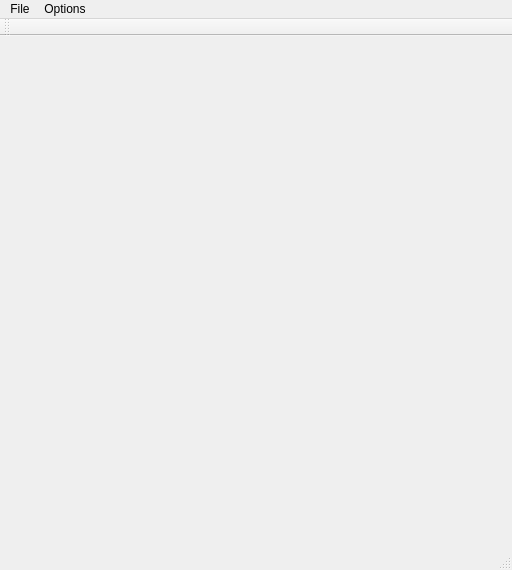
<?xml version="1.0" encoding="UTF-8"?>
<ui version="4.0">
 <class>MainWindow</class>
 <widget class="QMainWindow" name="MainWindow">
  <property name="geometry">
   <rect>
    <x>0</x>
    <y>0</y>
    <width>512</width>
    <height>525</height>
   </rect>
  </property>
  <property name="sizePolicy">
   <sizepolicy hsizetype="Preferred" vsizetype="Preferred">
    <horstretch>0</horstretch>
    <verstretch>0</verstretch>
   </sizepolicy>
  </property>
  <property name="minimumSize">
   <size>
    <width>0</width>
    <height>0</height>
   </size>
  </property>
  <property name="cursor">
   <cursorShape>ArrowCursor</cursorShape>
  </property>
  <property name="focusPolicy">
   <enum>Qt::NoFocus</enum>
  </property>
  <property name="windowTitle">
   <string>MainWindow</string>
  </property>
  <property name="tabShape">
   <enum>QTabWidget::Rounded</enum>
  </property>
  <property name="unifiedTitleAndToolBarOnMac">
   <bool>false</bool>
  </property>
  <widget class="QWidget" name="centralWidget">
   <property name="sizePolicy">
    <sizepolicy hsizetype="Expanding" vsizetype="Expanding">
     <horstretch>0</horstretch>
     <verstretch>0</verstretch>
    </sizepolicy>
   </property>
   <layout class="QVBoxLayout" name="verticalLayout" stretch="0">
    <property name="leftMargin">
     <number>0</number>
    </property>
    <property name="topMargin">
     <number>0</number>
    </property>
    <property name="rightMargin">
     <number>0</number>
    </property>
    <property name="bottomMargin">
     <number>0</number>
    </property>
    <item>
     <layout class="QHBoxLayout" name="oglScrollableContainer" stretch="0">
      <property name="spacing">
       <number>0</number>
      </property>
      <property name="sizeConstraint">
       <enum>QLayout::SetNoConstraint</enum>
      </property>
      <property name="leftMargin">
       <number>0</number>
      </property>
      <property name="topMargin">
       <number>0</number>
      </property>
      <property name="rightMargin">
       <number>0</number>
      </property>
      <property name="bottomMargin">
       <number>0</number>
      </property>
      <item>
       <widget class="GLWidget" name="openGLWidget" native="true">
        <property name="sizePolicy">
         <sizepolicy hsizetype="MinimumExpanding" vsizetype="MinimumExpanding">
          <horstretch>0</horstretch>
          <verstretch>0</verstretch>
         </sizepolicy>
        </property>
        <property name="minimumSize">
         <size>
          <width>512</width>
          <height>512</height>
         </size>
        </property>
        <property name="mouseTracking">
         <bool>true</bool>
        </property>
        <property name="focusPolicy">
         <enum>Qt::StrongFocus</enum>
        </property>
        <property name="autoFillBackground">
         <bool>false</bool>
        </property>
       </widget>
      </item>
     </layout>
    </item>
   </layout>
  </widget>
  <widget class="QMenuBar" name="menuBar">
   <property name="geometry">
    <rect>
     <x>0</x>
     <y>0</y>
     <width>514</width>
     <height>22</height>
    </rect>
   </property>
   <widget class="QMenu" name="menuFile">
    <property name="title">
     <string>File</string>
    </property>
    <addaction name="actionClose"/>
    <addaction name="separator"/>
    <addaction name="actionQuit_2"/>
   </widget>
   <widget class="QMenu" name="menuOptions">
    <property name="title">
     <string>Options</string>
    </property>
    <addaction name="actionReset"/>
   </widget>
   <addaction name="menuFile"/>
   <addaction name="menuOptions"/>
  </widget>
  <widget class="QToolBar" name="mainToolBar">
   <property name="enabled">
    <bool>true</bool>
   </property>
   <attribute name="toolBarArea">
    <enum>TopToolBarArea</enum>
   </attribute>
   <attribute name="toolBarBreak">
    <bool>false</bool>
   </attribute>
  </widget>
  <widget class="QStatusBar" name="statusBar">
   <property name="enabled">
    <bool>true</bool>
   </property>
   <property name="sizePolicy">
    <sizepolicy hsizetype="Preferred" vsizetype="Preferred">
     <horstretch>0</horstretch>
     <verstretch>0</verstretch>
    </sizepolicy>
   </property>
  </widget>
  <action name="actionOpen">
   <property name="text">
    <string>Open</string>
   </property>
   <property name="shortcut">
    <string>Ctrl+O</string>
   </property>
  </action>
  <action name="actionQuit">
   <property name="text">
    <string>Snarf</string>
   </property>
   <property name="shortcut">
    <string>Ctrl+Q</string>
   </property>
  </action>
  <action name="actionClose">
   <property name="text">
    <string>Close</string>
   </property>
  </action>
  <action name="actionNew">
   <property name="text">
    <string>New</string>
   </property>
   <property name="shortcut">
    <string>Ctrl+N</string>
   </property>
  </action>
  <action name="actionReset">
   <property name="checkable">
    <bool>true</bool>
   </property>
   <property name="text">
    <string>Reset</string>
   </property>
  </action>
  <action name="actionMedian">
   <property name="checkable">
    <bool>true</bool>
   </property>
   <property name="text">
    <string>Median</string>
   </property>
  </action>
  <action name="actionFIR">
   <property name="checkable">
    <bool>true</bool>
   </property>
   <property name="text">
    <string>FIR</string>
   </property>
  </action>
  <action name="actionQuit_2">
   <property name="text">
    <string>Quit</string>
   </property>
  </action>
 </widget>
 <layoutdefault spacing="6" margin="11"/>
 <customwidgets>
  <customwidget>
   <class>GLWidget</class>
   <extends>QWidget</extends>
   <header>glwidget.h</header>
   <slots>
    <slot>setFrame(int)</slot>
    <slot>setLoop(int)</slot>
    <slot>setSequence(int)</slot>
    <slot>previous()</slot>
    <slot>stop()</slot>
    <slot>play()</slot>
    <slot>nextFrame()</slot>
    <slot>setStudy(int)</slot>
   </slots>
  </customwidget>
 </customwidgets>
 <resources/>
 <connections/>
 <slots>
  <slot>xTextChanged(QString)</slot>
  <slot>yTextChanged(QString)</slot>
  <slot>sliderChanged(int)</slot>
  <slot>on_xSliderChanged(int)</slot>
  <slot>on_ySliderChanged(int)</slot>
  <slot>play(bool)</slot>
 </slots>
</ui>
